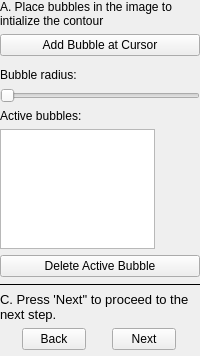
        <widget class="QWidget" name="pgBubbles">
         <layout class="QVBoxLayout" name="verticalLayout_4">
          <property name="margin">
           <number>0</number>
          </property>
          <item>
           <widget class="QLabel" name="label_6">
            <property name="text">
             <string>A. Place bubbles in the image to intialize the contour</string>
            </property>
            <property name="wordWrap">
             <bool>true</bool>
            </property>
           </widget>
          </item>
          <item>
           <widget class="QPushButton" name="btnAddBubble">
            <property name="sizePolicy">
             <sizepolicy hsizetype="Minimum" vsizetype="Fixed">
              <horstretch>0</horstretch>
              <verstretch>0</verstretch>
             </sizepolicy>
            </property>
            <property name="text">
             <string>Add Bubble at Cursor</string>
            </property>
            <property name="shortcut">
             <string>Return</string>
            </property>
           </widget>
          </item>
          <item>
           <widget class="QWidget" name="widget_6" native="true">
            <layout class="QVBoxLayout" name="verticalLayout_10">
             <property name="spacing">
              <number>0</number>
             </property>
             <property name="margin">
              <number>0</number>
             </property>
            </layout>
           </widget>
          </item>
          <item>
           <widget class="QLabel" name="label_7">
            <property name="text">
             <string>Bubble radius:</string>
            </property>
           </widget>
          </item>
          <item>
           <widget class="QDoubleSliderWithEditor" name="inBubbleRadius">
            <property name="sizePolicy">
             <sizepolicy hsizetype="Expanding" vsizetype="Fixed">
              <horstretch>0</horstretch>
              <verstretch>0</verstretch>
             </sizepolicy>
            </property>
            <property name="orientation">
             <enum>Qt::Horizontal</enum>
            </property>
           </widget>
          </item>
          <item>
           <widget class="QLabel" name="label_8">
            <property name="text">
             <string>Active bubbles:</string>
            </property>
           </widget>
          </item>
          <item>
           <widget class="QTableView" name="tableBubbleList">
            <property name="sizePolicy">
             <sizepolicy hsizetype="Fixed" vsizetype="Fixed">
              <horstretch>0</horstretch>
              <verstretch>0</verstretch>
             </sizepolicy>
            </property>
            <property name="maximumSize">
             <size>
              <width>155</width>
              <height>120</height>
             </size>
            </property>
            <property name="font">
             <font>
              <pointsize>-1</pointsize>
             </font>
            </property>
            <property name="styleSheet">
             <string notr="true">font-size: 10px;
</string>
            </property>
            <property name="selectionMode">
             <enum>QAbstractItemView::SingleSelection</enum>
            </property>
            <property name="selectionBehavior">
             <enum>QAbstractItemView::SelectRows</enum>
            </property>
            <property name="showGrid">
             <bool>true</bool>
            </property>
            <attribute name="horizontalHeaderDefaultSectionSize">
             <number>32</number>
            </attribute>
            <attribute name="horizontalHeaderMinimumSectionSize">
             <number>32</number>
            </attribute>
            <attribute name="horizontalHeaderShowSortIndicator" stdset="0">
             <bool>false</bool>
            </attribute>
            <attribute name="horizontalHeaderStretchLastSection">
             <bool>true</bool>
            </attribute>
            <attribute name="verticalHeaderVisible">
             <bool>false</bool>
            </attribute>
            <attribute name="verticalHeaderCascadingSectionResizes">
             <bool>true</bool>
            </attribute>
            <attribute name="verticalHeaderDefaultSectionSize">
             <number>18</number>
            </attribute>
            <attribute name="verticalHeaderMinimumSectionSize">
             <number>18</number>
            </attribute>
           </widget>
          </item>
          <item>
           <widget class="QPushButton" name="btnRemoveBubble">
            <property name="sizePolicy">
             <sizepolicy hsizetype="Minimum" vsizetype="Fixed">
              <horstretch>0</horstretch>
              <verstretch>0</verstretch>
             </sizepolicy>
            </property>
            <property name="text">
             <string>Delete Active Bubble</string>
            </property>
            <property name="shortcut">
             <string>Backspace</string>
            </property>
           </widget>
          </item>
          <item>
           <widget class="Line" name="line_3">
            <property name="frameShadow">
             <enum>QFrame::Plain</enum>
            </property>
            <property name="orientation">
             <enum>Qt::Horizontal</enum>
            </property>
           </widget>
          </item>
          <item>
           <widget class="QLabel" name="label_16">
            <property name="text">
             <string>&lt;!DOCTYPE HTML PUBLIC &quot;-//W3C//DTD HTML 4.0//EN&quot; &quot;http://www.w3.org/TR/REC-html40/strict.dtd&quot;&gt;
&lt;html&gt;&lt;head&gt;&lt;meta name=&quot;qrichtext&quot; content=&quot;1&quot; /&gt;&lt;style type=&quot;text/css&quot;&gt;
p, li { white-space: pre-wrap; }
&lt;/style&gt;&lt;/head&gt;&lt;body style=&quot; font-family:'Lucida Grande'; font-size:12px; font-weight:400; font-style:normal;&quot;&gt;
&lt;p style=&quot; margin-top:0px; margin-bottom:0px; margin-left:0px; margin-right:0px; -qt-block-indent:0; text-indent:0px;&quot;&gt;&lt;span style=&quot; font-size:13px;&quot;&gt;C. Press 'Next&amp;quot; to proceed to the next step.&lt;/span&gt;&lt;/p&gt;&lt;/body&gt;&lt;/html&gt;</string>
            </property>
            <property name="wordWrap">
             <bool>true</bool>
            </property>
           </widget>
          </item>
          <item>
           <widget class="QWidget" name="widget_13" native="true">
            <layout class="QHBoxLayout" name="horizontalLayout_15">
             <property name="spacing">
              <number>4</number>
             </property>
             <property name="margin">
              <number>0</number>
             </property>
             <item>
              <widget class="QPushButton" name="btnBubbleBack">
               <property name="sizePolicy">
                <sizepolicy hsizetype="Maximum" vsizetype="Fixed">
                 <horstretch>0</horstretch>
                 <verstretch>0</verstretch>
                </sizepolicy>
               </property>
               <property name="maximumSize">
                <size>
                 <width>64</width>
                 <height>16777215</height>
                </size>
               </property>
               <property name="text">
                <string>Back</string>
               </property>
              </widget>
             </item>
             <item>
              <widget class="QPushButton" name="btnBubbleNext">
               <property name="sizePolicy">
                <sizepolicy hsizetype="Maximum" vsizetype="Fixed">
                 <horstretch>0</horstretch>
                 <verstretch>0</verstretch>
                </sizepolicy>
               </property>
               <property name="maximumSize">
                <size>
                 <width>64</width>
                 <height>16777215</height>
                </size>
               </property>
               <property name="text">
                <string>Next</string>
               </property>
              </widget>
             </item>
            </layout>
           </widget>
          </item>
          <item>
           <spacer name="verticalSpacer_5">
            <property name="orientation">
             <enum>Qt::Vertical</enum>
            </property>
            <property name="sizeHint" stdset="0">
             <size>
              <width>20</width>
              <height>0</height>
             </size>
            </property>
           </spacer>
          </item>
          <item>
           <widget class="QWidget" name="widget_11" native="true">
            <layout class="QHBoxLayout" name="horizontalLayout_8">
             <property name="spacing">
              <number>12</number>
             </property>
             <property name="margin">
              <number>0</number>
             </property>
            </layout>
           </widget>
          </item>
         </layout>
        </widget>
